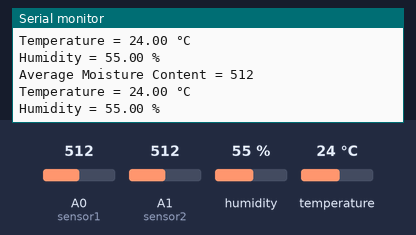
Bench run of a sketch on a simulated Arduino Uno, built with avr-gcc and run on an emulated ATmega328P. On the bench: the last lines printed to the serial monitor. Inputs (shaded band) come from the test bench; at power-on: humidity 55 %, A0 (sensor1) = 512, A1 (sensor2) = 512, temperature 24 °C.

Above: at 3.8 s.
3.9 s: humidity set to 22 %
At 6.7 s:
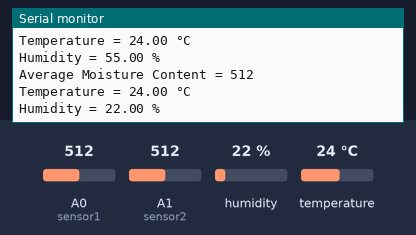
7.8 s: A0 (sensor1) set to 716
At 9.9 s:
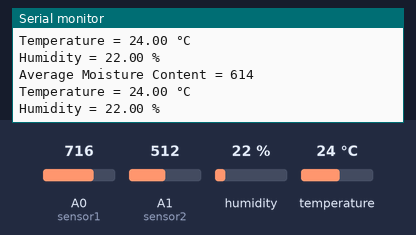
11.7 s: A1 (sensor2) set to 716
At 13.1 s:
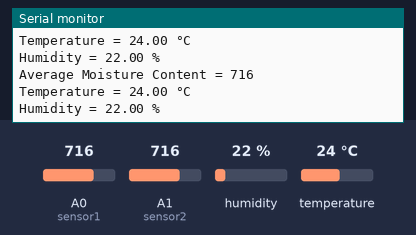
15.6 s: temperature set to 12 °C
At 19.2 s:
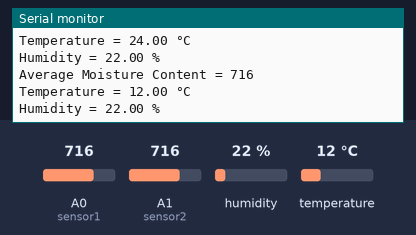
19.5 s: A0 (sensor1) set to 992
At 22.7 s:
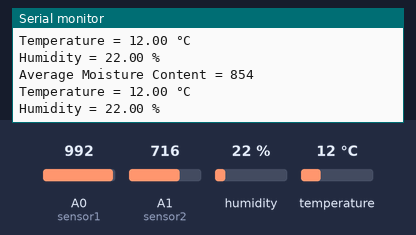
23.4 s: A1 (sensor2) set to 992
At 24.7 s:
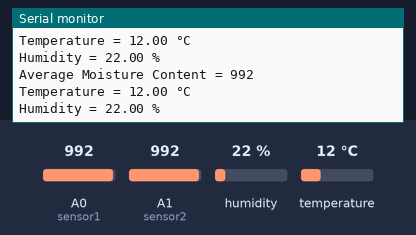
Timing chart, 0 to 26.4 s (numbered marks = the images above; inputs shaded):
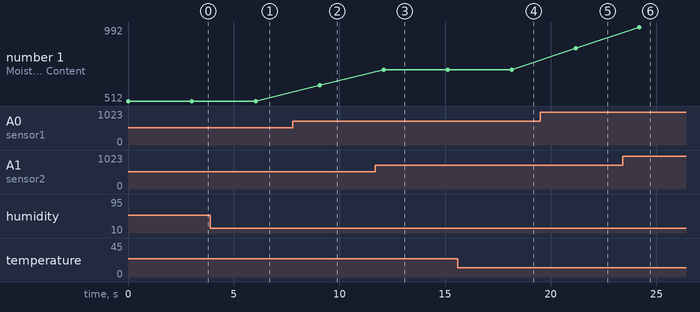

The sketch:

SensorModule.ino
```cpp
#include "DHT.h"

String command;

#define DHTPIN 2
#define DHTTYPE DHT11


//Sensor Pins
#define sensor1 A0
#define sensor2 A1

const int pumpPin = 8;

DHT dht(DHTPIN, DHTTYPE);

void setup() {
  // put your setup code here, to run once:
  dht.begin();
  Serial.begin(9600);

}

void loop() {
  //read sensor 1
  int sensor1Value = analogRead(sensor1);

  //read sensor 2
  int sensor2Value = analogRead(sensor2);

  //Calc the average
  int avgSensorValue = (sensor1Value + sensor2Value)/2;

  Serial.println("Average Moisture Content = " + String(avgSensorValue));
  Serial.println("Temperature = " + String(dht.readTemperature())+" °C");
  Serial.println("Humidity = " + String(dht.readHumidity())+" %");


  delay(3000);

}
```

Measured:
- after the input at 3.9 s, the serial monitor: prints a new line after 2.2 s (image 1)
- after the input at 7.8 s, the serial monitor: prints a new line after 1.3 s (image 2)
- after the input at 11.7 s, the serial monitor: prints a new line after 0.40 s (image 3)
- after the input at 15.6 s, the serial monitor: prints a new line after 2.6 s (image 4)
- after the input at 19.5 s, the serial monitor: prints a new line after 1.7 s (image 5)
- after the input at 23.4 s, the serial monitor: prints a new line after 0.80 s (image 6)
- plotted number 1: 512 → 614 after the input at 7.8 s, 614 → 716 after the input at 11.7 s, 716 → 854 after the input at 19.5 s, 854 → 992 after the input at 23.4 s
